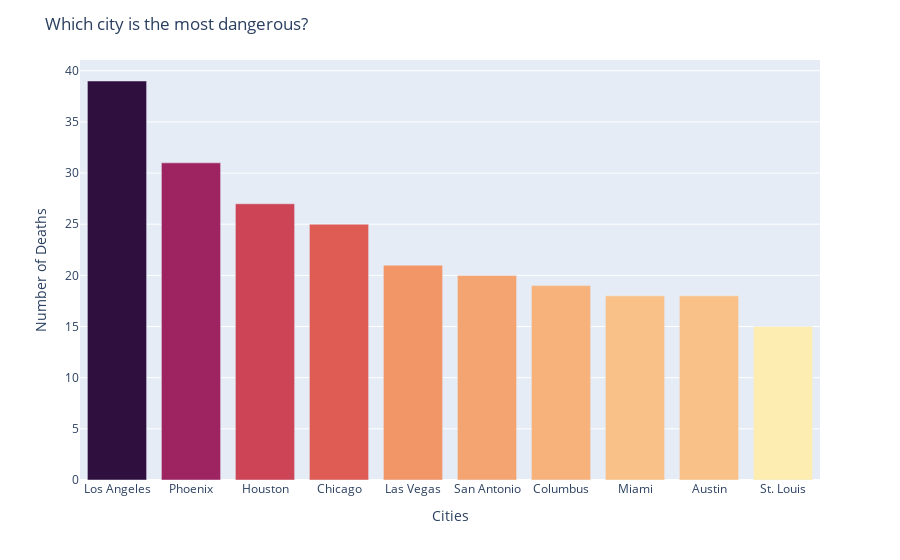

Write notebook code for a chart like this one.
### Code cell
fig = px.bar(
    data_frame=top_10_dangerous_cities,
    x="city",
    y="Count",
    color="Count",
    color_continuous_scale=px.colors.sequential.matter,
)

fig.update_layout(
    title="Which city is the most dangerous?",
    xaxis_title="Cities",
    yaxis_title="Number of Deaths",
    coloraxis_showscale=False
)

fig.show()

### Figure 1 — Plotly figure (JSON) as saved in the notebook; plotly's stock layout.template omitted (floating-point values rounded to 4 significant figures)
{"data": [{"hovertemplate": "city=%{x}<br>Count=%{marker.color}<extra></extra>", "legendgroup": "", "marker": {"color": [39, 31, 27, 25, 21, 20, 19, 18, 18, 15], "coloraxis": "coloraxis", "pattern": {"shape": ""}}, "name": "", "orientation": "v", "showlegend": false, "textposition": "auto", "type": "bar", "x": ["Los Angeles", "Phoenix", "Houston", "Chicago", "Las Vegas", "San Antonio", "Columbus", "Miami", "Austin", "St. Louis"], "xaxis": "x", "y": [39, 31, 27, 25, 21, 20, 19, 18, 18, 15], "yaxis": "y"}], "layout": {"barmode": "relative", "coloraxis": {"colorbar": {"title": {"text": "Count"}}, "colorscale": [[0, "rgb(253, 237, 176)"], [0.09091, "rgb(250, 205, 145)"], [0.1818, "rgb(246, 173, 119)"], [0.2727, "rgb(240, 142, 98)"], [0.3636, "rgb(231, 109, 84)"], [0.4545, "rgb(216, 80, 83)"], [0.5455, "rgb(195, 56, 90)"], [0.6364, "rgb(168, 40, 96)"], [0.7273, "rgb(138, 29, 99)"], [0.8182, "rgb(107, 24, 93)"], [0.9091, "rgb(76, 21, 80)"], [1, "rgb(47, 15, 61)"]], "showscale": false}, "legend": {"tracegroupgap": 0}, "margin": {"t": 60}, "title": {"text": "Which city is the most dangerous?"}, "xaxis": {"anchor": "y", "domain": [0, 1], "title": {"text": "Cities"}}, "yaxis": {"anchor": "x", "domain": [0, 1], "title": {"text": "Number of Deaths"}}}}
